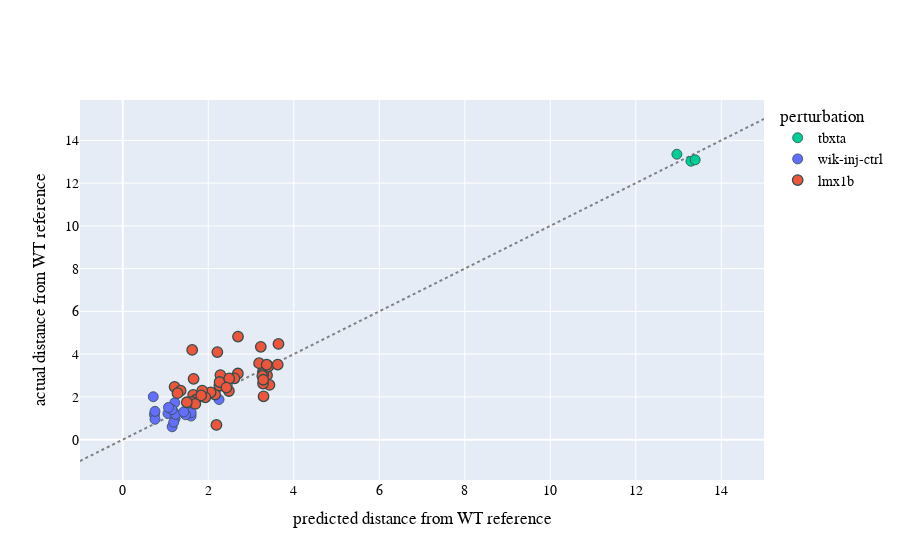

This figure's notebook cell:
### Markdown cell above
Switch up the plotting style

### Code cell
import plotly.graph_objects as go

label_dict = {"morph_wik_dist_actual": "actual distance from WT reference",
                         "morph_wik_dist_pd": "predicted distance from WT reference",
                         "master_perturbation":"perturbation"}
pastel_red = "rgb(251,180,174)"

color_dict = dict({"lmx1b" :"#EF553B" , "wik":"black", "wik-inj-ctrl":"#636EFA", "tbxta":"#00CC96"})
color_vec = np.asarray([color_dict[p] for p in res_df_test.loc[:, "master_perturbation"].tolist()])

# just the line
fig = go.Figure()

ref_line = np.linspace(-1, 15)
fig.add_scatter(
        x=ref_line, 
        y=ref_line, 
        mode='lines', 
        line_color='gray', 
        showlegend=False,
        line=dict(width=2, dash='dot')
    )


fig.update_layout(
    xaxis_title="predicted distance from WT reference",
    yaxis_title="actual distance from WT reference",
    legend_title="perturbation",
    font=dict(
        family="Arial",
        size=14,
        color="Black"
    )
)

fig.add_scatter(x=res_df_test.loc[tbxta_bool, "morph_ctrl_dist_pd"], 
                y=res_df_test.loc[tbxta_bool, "morph_ctrl_dist_actual"], 
                mode="markers",
                marker=dict(size=10, opacity=0, color=color_vec[tbxta_bool],
                                      ),
                name="wik-inj-ctrl"
               )

fig.write_image(os.path.join(figure_dir, "lmx_distance_prediction_plot00.png"), scale=4)

#######
# add tbxta and inj-ctrl

fig = go.Figure()

ref_line = np.linspace(-1, 15)
fig.add_scatter(
        x=ref_line, 
        y=ref_line, 
        mode='lines', 
        line_color='gray', 
        showlegend=False,
        line=dict(width=2, dash='dot')
    )


fig.update_layout(
    xaxis_title="predicted distance from WT reference",
    yaxis_title="actual distance from WT reference",
    legend_title="perturbation",
    font=dict(
        family="Arial",
        size=14,
        color="Black"
    )
)

fig.add_scatter(x=res_df_test.loc[tbxta_bool, "morph_ctrl_dist_pd"], 
                y=res_df_test.loc[tbxta_bool, "morph_ctrl_dist_actual"], 
                mode="markers",
                marker=dict(size=10, opacity=1, color=color_vec[tbxta_bool],
                                      line=dict(width=0.8,
                                        color='DarkSlateGrey')),
                name="tbxta",
                showlegend=True
               )

fig.add_scatter(x=res_df_test.loc[ctrl_bool, "morph_ctrl_dist_pd"], 
                y=res_df_test.loc[ctrl_bool, "morph_ctrl_dist_actual"], 
                mode="markers",
                marker=dict(size=10, opacity=1, color=color_vec[ctrl_bool],
                                      line=dict(width=0.8,
                                        color='DarkSlateGrey')),
                name="wik-inj-ctrl"
               )



fig.write_image(os.path.join(figure_dir, "lmx_distance_prediction_plot01.png"), scale=4)
     
fig.add_scatter(x=res_df_test.loc[lmx_bool, "morph_ctrl_dist_pd"], 
                y=res_df_test.loc[lmx_bool, "morph_ctrl_dist_actual"], 
                mode="markers",
                marker=dict(size=10.5, opacity=1, color=color_vec[lmx_bool],
                                      line=dict(width=1.3,
                                        color='DarkSlateGrey')),
                name="lmx1b"
               )


fig.write_image(os.path.join(figure_dir, "lmx_distance_prediction_plot02.png"), scale=4)
                            
fig.show()
# # # save
# # fig.write_image(os.path.join(figure_dir, "lmx_distance_prediction_plot.png"), scale=4)

### Figure 1 — Plotly figure (JSON) as saved in the notebook; plotly's stock layout.template omitted (floating-point values rounded to 4 significant figures)
{"data": [{"line": {"color": "gray", "dash": "dot", "width": 2}, "mode": "lines", "showlegend": false, "type": "scatter", "x": [-1, -0.6735, -0.3469, -0.02041, 0.3061, 0.6327, 0.9592, 1.286, 1.612, 1.939, 2.265, 2.592, 2.918, 3.245, 3.571, 3.898, 4.224, 4.551, 4.878, 5.204, 5.531, 5.857, 6.184, 6.51, 6.837, 7.163, 7.49, 7.816, 8.143, 8.469, 8.796, 9.122, 9.449, 9.776, 10.1, 10.43, 10.76, 11.08, 11.41, 11.73, 12.06, 12.39, 12.71, 13.04, 13.37, 13.69, 14.02, 14.35, 14.67, 15], "y": [-1, -0.6735, -0.3469, -0.02041, 0.3061, 0.6327, 0.9592, 1.286, 1.612, 1.939, 2.265, 2.592, 2.918, 3.245, 3.571, 3.898, 4.224, 4.551, 4.878, 5.204, 5.531, 5.857, 6.184, 6.51, 6.837, 7.163, 7.49, 7.816, 8.143, 8.469, 8.796, 9.122, 9.449, 9.776, 10.1, 10.43, 10.76, 11.08, 11.41, 11.73, 12.06, 12.39, 12.71, 13.04, 13.37, 13.69, 14.02, 14.35, 14.67, 15]}, {"marker": {"color": ["#00CC96", "#00CC96", "#00CC96"], "line": {"color": "DarkSlateGrey", "width": 0.8}, "opacity": 1, "size": 10}, "mode": "markers", "name": "tbxta", "showlegend": true, "type": "scatter", "x": [12.96, 13.29, 13.39], "y": [13.35, 13.02, 13.09]}, {"marker": {"color": ["#636EFA", "#636EFA", "#636EFA", "#636EFA", "#636EFA", "#636EFA", "#636EFA", "#636EFA", "#636EFA", "#636EFA", "#636EFA", "#636EFA", "#636EFA", "#636EFA", "#636EFA", "#636EFA", "#636EFA", "#636EFA"], "line": {"color": "DarkSlateGrey", "width": 0.8}, "opacity": 1, "size": 10}, "mode": "markers", "name": "wik-inj-ctrl", "type": "scatter", "x": [1.226, 1.156, 1.192, 2.253, 1.178, 1.216, 0.7136, 0.7417, 0.7541, 0.7541, 1.057, 1.599, 1.235, 1.601, 1.47, 1.151, 1.426, 1.069], "y": [0.9951, 0.6011, 0.8164, 1.877, 1.316, 1.727, 2.006, 1.171, 0.9501, 1.323, 1.224, 1.102, 1.182, 1.259, 1.162, 1.407, 1.299, 1.507]}, {"marker": {"color": ["#EF553B", "#EF553B", "#EF553B", "#EF553B", "#EF553B", "#EF553B", "#EF553B", "#EF553B", "#EF553B", "#EF553B", "#EF553B", "#EF553B", "#EF553B", "#EF553B", "#EF553B", "#EF553B", "#EF553B", "#EF553B", "#EF553B", "#EF553B", "#EF553B", "#EF553B", "#EF553B", "#EF553B", "#EF553B", "#EF553B", "#EF553B", "#EF553B", "#EF553B", "#EF553B", "#EF553B", "#EF553B", "#EF553B", "#EF553B", "#EF553B", "#EF553B", "#EF553B", "#EF553B", "#EF553B", "#EF553B", "#EF553B", "#EF553B"], "line": {"color": "DarkSlateGrey", "width": 1.3}, "opacity": 1, "size": 10.5}, "mode": "markers", "name": "lmx1b", "type": "scatter", "x": [1.646, 1.713, 1.617, 1.697, 1.624, 1.657, 2.284, 2.16, 2.213, 2.693, 2.26, 2.056, 2.696, 2.266, 2.483, 2.611, 2.192, 2.491, 1.931, 1.859, 1.213, 1.354, 1.498, 1.835, 2.425, 1.281, 3.375, 3.286, 3.286, 3.432, 3.285, 3.374, 3.408, 3.19, 3.293, 3.625, 3.642, 3.229, 3.367, 3.265, 3.281, 3.286], "y": [2.092, 1.865, 1.76, 1.67, 4.199, 2.845, 3.019, 2.111, 4.096, 3.094, 2.533, 2.215, 4.822, 2.697, 2.274, 2.866, 0.6875, 2.862, 1.979, 2.296, 2.469, 2.289, 1.748, 2.069, 2.433, 2.174, 3.016, 3.137, 3.238, 2.561, 3.079, 3.49, 3.431, 3.576, 2.026, 3.509, 4.478, 4.34, 3.506, 2.98, 2.622, 2.801]}], "layout": {"font": {"color": "Black", "family": "Arial", "size": 14}, "legend": {"title": {"text": "perturbation"}}, "xaxis": {"title": {"text": "predicted distance from WT reference"}}, "yaxis": {"title": {"text": "actual distance from WT reference"}}}}
